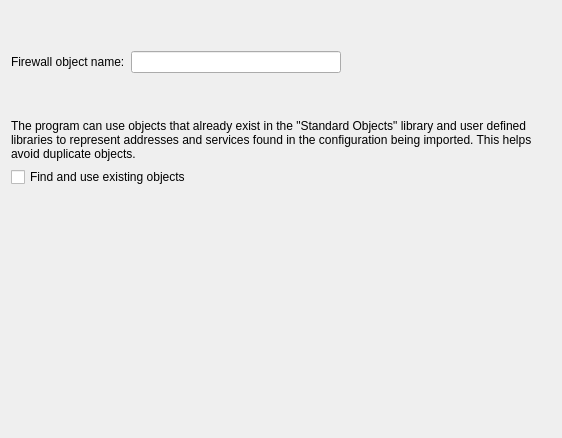
<?xml version="1.0" encoding="UTF-8"?>
<ui version="4.0">
 <class>IC_FirewallNamePage_q</class>
 <widget class="QWizardPage" name="IC_FirewallNamePage_q">
  <property name="geometry">
   <rect>
    <x>0</x>
    <y>0</y>
    <width>562</width>
    <height>438</height>
   </rect>
  </property>
  <property name="windowTitle">
   <string>WizardPage</string>
  </property>
  <property name="title">
   <string>Enter firewall object name</string>
  </property>
  <layout class="QGridLayout" name="gridLayout_2">
   <item row="0" column="2">
    <spacer name="verticalSpacer_2">
     <property name="orientation">
      <enum>Qt::Orientation::Vertical</enum>
     </property>
     <property name="sizeType">
      <enum>QSizePolicy::Policy::Fixed</enum>
     </property>
     <property name="sizeHint" stdset="0">
      <size>
       <width>20</width>
       <height>40</height>
      </size>
     </property>
    </spacer>
   </item>
   <item row="1" column="0" colspan="3">
    <layout class="QHBoxLayout" name="horizontalLayout">
     <item>
      <widget class="QLabel" name="label">
       <property name="text">
        <string>Firewall object name:</string>
       </property>
      </widget>
     </item>
     <item>
      <widget class="QLineEdit" name="firewallName"/>
     </item>
     <item>
      <spacer name="horizontalSpacer">
       <property name="orientation">
        <enum>Qt::Orientation::Horizontal</enum>
       </property>
       <property name="sizeHint" stdset="0">
        <size>
         <width>199</width>
         <height>20</height>
        </size>
       </property>
      </spacer>
     </item>
    </layout>
   </item>
   <item row="2" column="1">
    <spacer name="verticalSpacer_3">
     <property name="orientation">
      <enum>Qt::Orientation::Vertical</enum>
     </property>
     <property name="sizeType">
      <enum>QSizePolicy::Policy::Fixed</enum>
     </property>
     <property name="sizeHint" stdset="0">
      <size>
       <width>20</width>
       <height>40</height>
      </size>
     </property>
    </spacer>
   </item>
   <item row="3" column="0" colspan="3">
    <layout class="QGridLayout" name="gridLayout">
     <item row="0" column="0">
      <widget class="QLabel" name="label_2">
       <property name="text">
        <string>The program can use objects that already exist in the &quot;Standard Objects&quot; library and user defined libraries to represent addresses and services found in the configuration being imported. This helps avoid duplicate objects. </string>
       </property>
       <property name="wordWrap">
        <bool>true</bool>
       </property>
      </widget>
     </item>
     <item row="1" column="0">
      <widget class="QCheckBox" name="deduplicateOnImport">
       <property name="text">
        <string>Find and use existing objects</string>
       </property>
      </widget>
     </item>
    </layout>
   </item>
   <item row="4" column="0">
    <spacer name="verticalSpacer">
     <property name="orientation">
      <enum>Qt::Orientation::Vertical</enum>
     </property>
     <property name="sizeHint" stdset="0">
      <size>
       <width>20</width>
       <height>387</height>
      </size>
     </property>
    </spacer>
   </item>
  </layout>
 </widget>
 <resources/>
 <connections/>
</ui>
